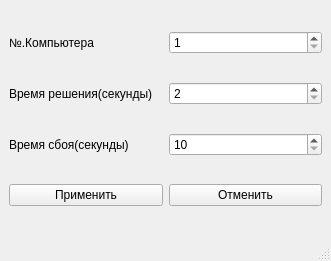
<?xml version="1.0" encoding="UTF-8"?>
<ui version="4.0">
 <class>TParamwindow</class>
 <widget class="QMainWindow" name="TParamwindow">
  <property name="geometry">
   <rect>
    <x>0</x>
    <y>0</y>
    <width>331</width>
    <height>261</height>
   </rect>
  </property>
  <property name="windowTitle">
   <string>Параметры</string>
  </property>
  <widget class="QWidget" name="centralwidget">
   <layout class="QGridLayout" name="gridLayout">
    <item row="0" column="0">
     <widget class="QLabel" name="label">
      <property name="text">
       <string>№.Компьютера</string>
      </property>
     </widget>
    </item>
    <item row="0" column="1">
     <widget class="QSpinBox" name="s_order">
      <property name="minimum">
       <number>1</number>
      </property>
      <property name="maximum">
       <number>5</number>
      </property>
     </widget>
    </item>
    <item row="1" column="0">
     <widget class="QLabel" name="label_2">
      <property name="text">
       <string>Время решения(секунды)</string>
      </property>
     </widget>
    </item>
    <item row="1" column="1">
     <widget class="QSpinBox" name="s_time_solving">
      <property name="minimum">
       <number>2</number>
      </property>
      <property name="maximum">
       <number>100</number>
      </property>
     </widget>
    </item>
    <item row="2" column="0">
     <widget class="QLabel" name="label_3">
      <property name="text">
       <string>Время сбоя(секунды)</string>
      </property>
     </widget>
    </item>
    <item row="2" column="1">
     <widget class="QSpinBox" name="s_failure_time">
      <property name="minimum">
       <number>10</number>
      </property>
      <property name="maximum">
       <number>100</number>
      </property>
     </widget>
    </item>
    <item row="3" column="0">
     <widget class="QPushButton" name="btn1">
      <property name="text">
       <string>Применить</string>
      </property>
     </widget>
    </item>
    <item row="3" column="1">
     <widget class="QPushButton" name="btn2">
      <property name="text">
       <string>Отменить</string>
      </property>
     </widget>
    </item>
   </layout>
  </widget>
  <widget class="QMenuBar" name="menubar">
   <property name="geometry">
    <rect>
     <x>0</x>
     <y>0</y>
     <width>331</width>
     <height>22</height>
    </rect>
   </property>
  </widget>
  <widget class="QStatusBar" name="statusbar"/>
 </widget>
 <resources/>
 <connections/>
</ui>
